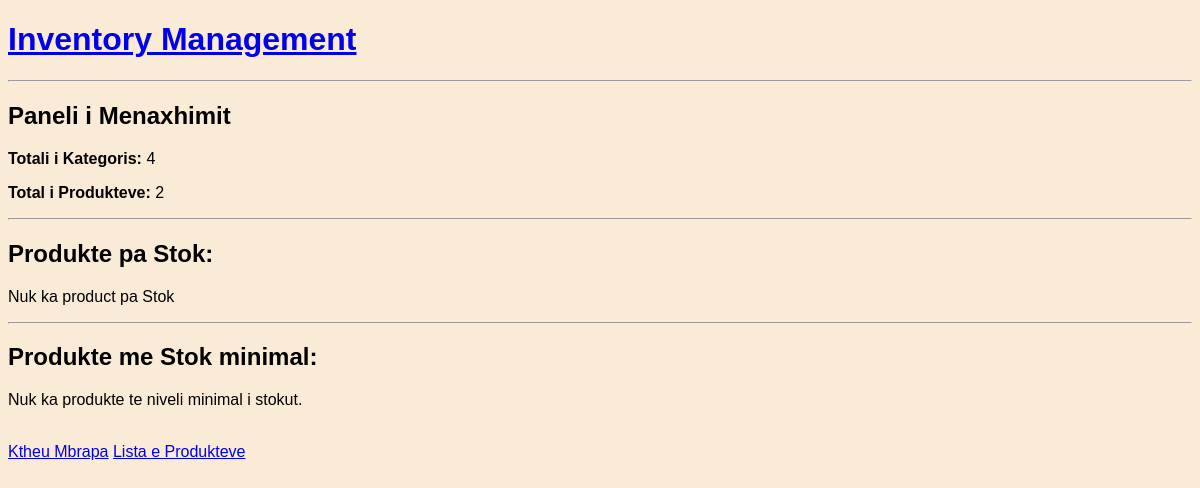
Page /dashboard/ on the earlier database version.
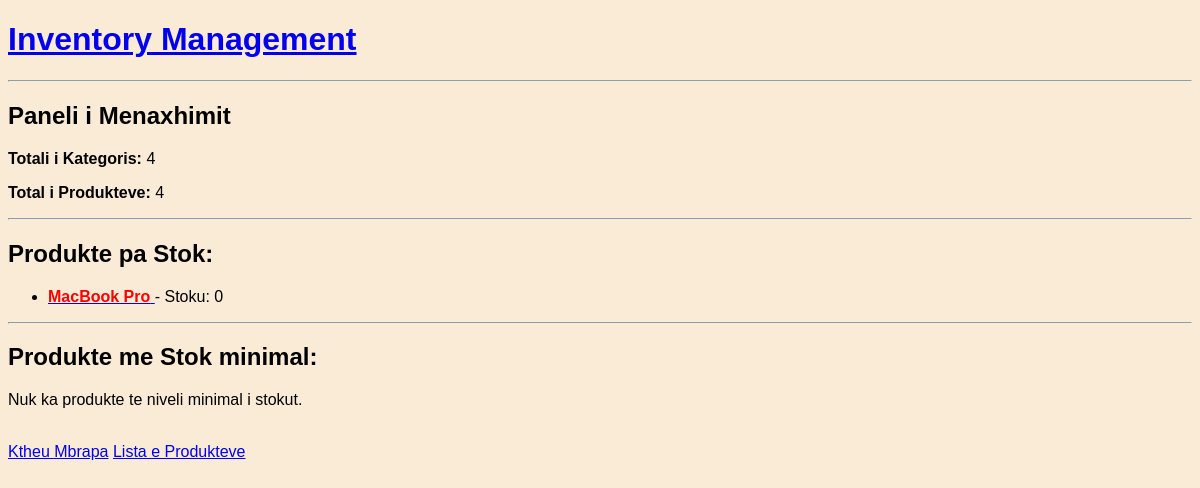
Same page on the later database version.
### stock/models.py (models this page shows, shortened)
class Product(models.Model):
    category = models.ForeignKey(Category, on_delete=models.CASCADE)
    name = models.CharField(max_length=255)
    description = models.TextField(null=True, blank=True)
    price = models.DecimalField(max_digits=10, decimal_places=2)
    stock_quantity = models.PositiveIntegerField(default=0)
    minimum_stock = models.PositiveIntegerField(default=5)
    created_at = models.DateTimeField(auto_now_add=True)
    updated_at = models.DateTimeField(auto_now=True)

### stock/views.py (the view)
# urls.py: path('dashboard/', views.dashboard, name='dashboard'),
def dashboard(request):
    total_products = Product.objects.count()
    total_categories = Category.objects.count()
    out_of_stock = Product.objects.filter(stock_quantity=0)
    low_stock = Product.objects.filter(
        stock_quantity__lte=F('minimum_stock'),
        stock_quantity__gt=0
    )
    return render(request, 'dashboard.html', {'total_products':total_products, 'total_categories':total_categories, 'out_of_stock':out_of_stock,
                    'low_stock':low_stock})

### templates/dashboard.html
{% extends 'main.html' %}
{% block content %}
<div>
    <h2>Paneli i Menaxhimit</h2>
    <div>
        <p><strong>Totali i Kategoris:</strong> {{ total_categories }}</p>
        <p><strong>Total i Produkteve:</strong> {{ total_products }}</p>
    </div>
    <hr>
    <h2>Produkte pa Stok:</h2>
    {% if out_of_stock %}
        <ul>
            {% for product in out_of_stock %}
                <li>
                    <a href="{% url 'product_detail' product.id %}">
                        <strong style="color: red;">{{ product.name }}</strong>
                    </a>
                    - Stoku: 0
                </li>
            {% endfor %}
        </ul>
    {% else %}
        <p>Nuk ka product pa Stok</p>
    {% endif %}
    <hr>
    <h2>Produkte me Stok minimal:</h2>
    {% if low_stock %}
        <ul>
            {% for product in low_stock %}
                <li>
                    <a href="{% url 'product_detail' product.id %}">
                        <strong style="color: red;">{{ product.name }}</strong>
                    </a>
                    - Stoku Aktual:  {{ product.stock_quantity }} (Min: {{ product.minimum_stock }})
                </li>
            {% endfor %}
        </ul>
    {% else %}
        <p>Nuk ka produkte te niveli minimal i stokut.</p>
    {% endif %}
    <br>
    <a href="{% url 'home' %}">Ktheu Mbrapa</a>
    <a href="{% url 'product_list' %}">Lista e Produkteve</a>
</div>
{% endblock content %}

Differences in the rows shown:
now on this page (row edited): Product: name "MacBook Pro"
Other differences:
{{ total_products }}: "2" → "4"
text no longer shown: "Nuk ka product pa Stok"
